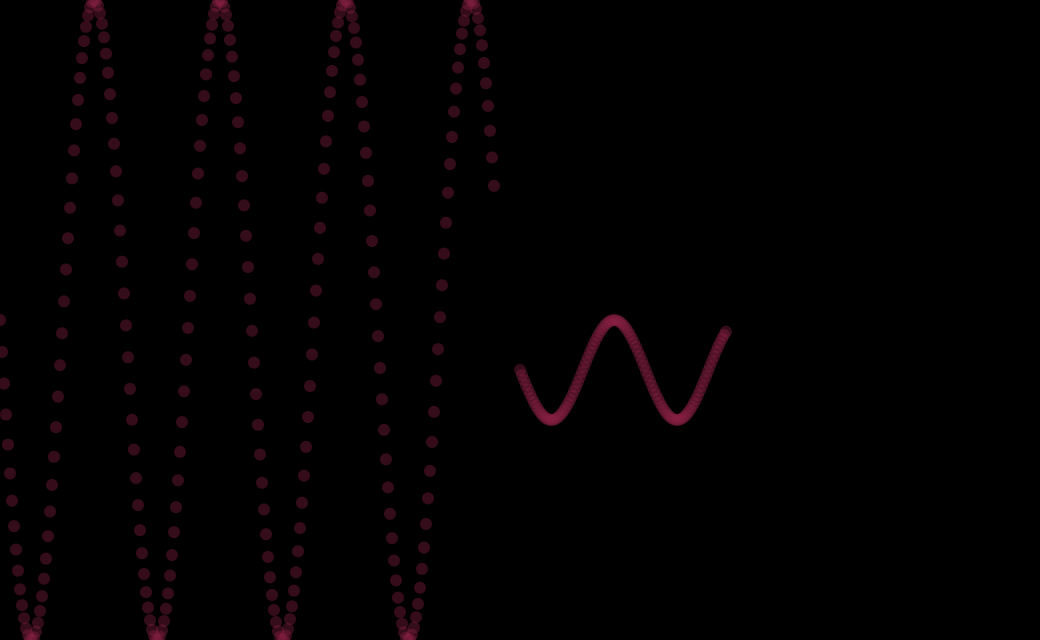
Frame 1 (no input)
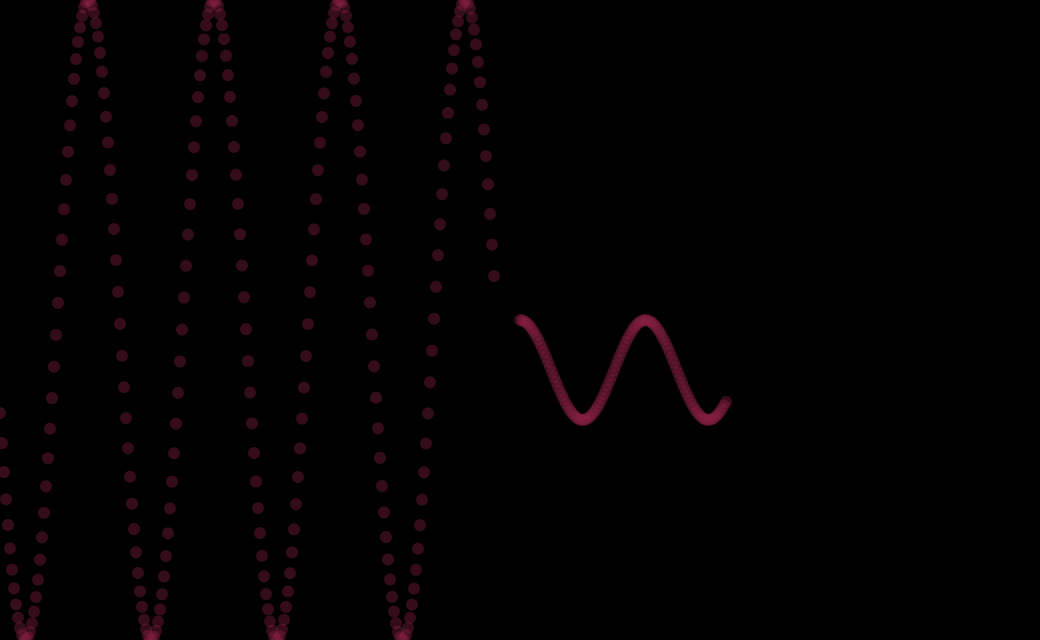
Frame 60 (the mouse pressed at the canvas centre just before this capture)
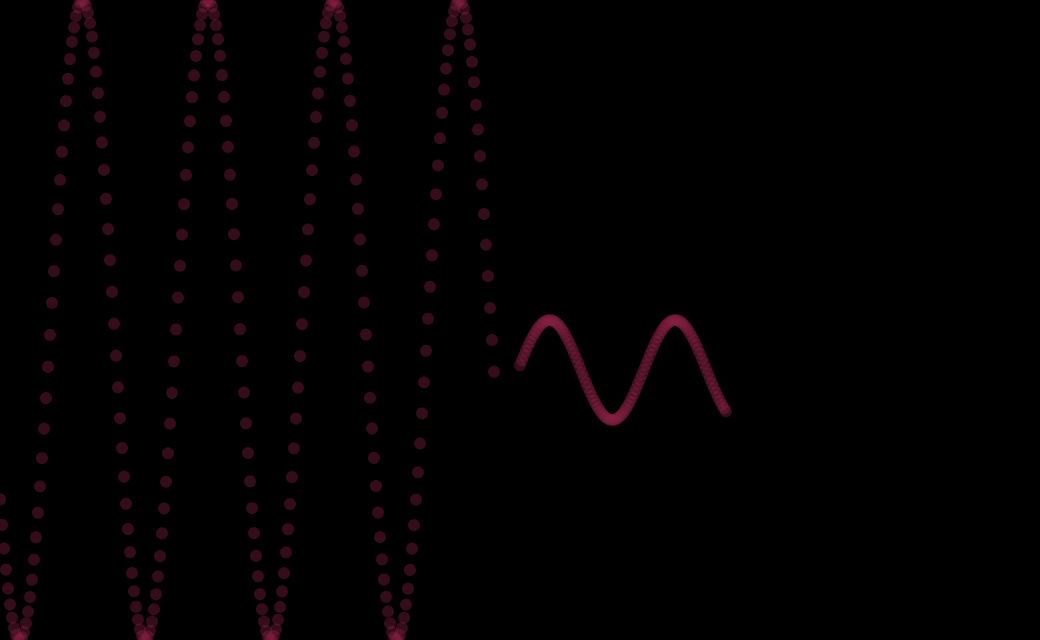
Frame 120 (the mouse held since frame 60 and released just before this capture)

The Processing sketch that drew these frames (run headless with seeded random() and noise(); from frame 60 on, the mouse is pressed at the canvas centre):

// Processing sketch: ex_3_10_oscillator_class
// ── ex_3_10_oscillator_class.pde
Oscillator[] oscillators1 = new Oscillator[1240/5];
Oscillator[] oscillators2 = new Oscillator[520/5];
float startAngle1 = 0;
float angleVel1 = 0.1;

float startAngle2 = 0;
float angleVel2 = 0.1;

void setup () {
  size(1040,640);
  for (int i = 0; i < oscillators1.length; i += 1) {
    oscillators1[i] = new Oscillator(new PVector(i*2, 0), 640);
  }
  for (int i = 0; i < oscillators2.length; i += 1) {
    oscillators2[i] = new Oscillator(new PVector(width/2 + i*2, height / 2), 100);
  }
}

void draw() {
  background(0);
    
  float angle1 = startAngle1;
  float angle2 = startAngle2;

  for (int i = 0; i < oscillators1.length; i += 1) {
    oscillators1[i].oscillate(angle1);
    oscillators1[i].display();
    angle1 += angleVel1;
  }

  for (int i = 0; i < oscillators2.length; i += 1) {
    oscillators2[i].oscillate(angle2);
    oscillators2[i].display();
    angle2 += angleVel2;
  }

  startAngle1 += 0.005;
  startAngle2 += 0.08;
}

class Oscillator  {
  float amplitude, angle, y;
  PVector origin;

  Oscillator(PVector origin, float amplitude)  {
    this.origin = origin;
    this.amplitude = amplitude;
    this.angle = 0;
    this.y = 0;
  }

  void oscillate(float angle)  {
    y = map(sin(angle),-1,1,origin.y + 0, origin.y + amplitude);
  }

  void display()  {
    pushMatrix();
    smooth();
    noStroke();
    fill(141, 31, 71, 95);
    ellipse(origin.x,y,12,12);
    popMatrix();
  }
}
